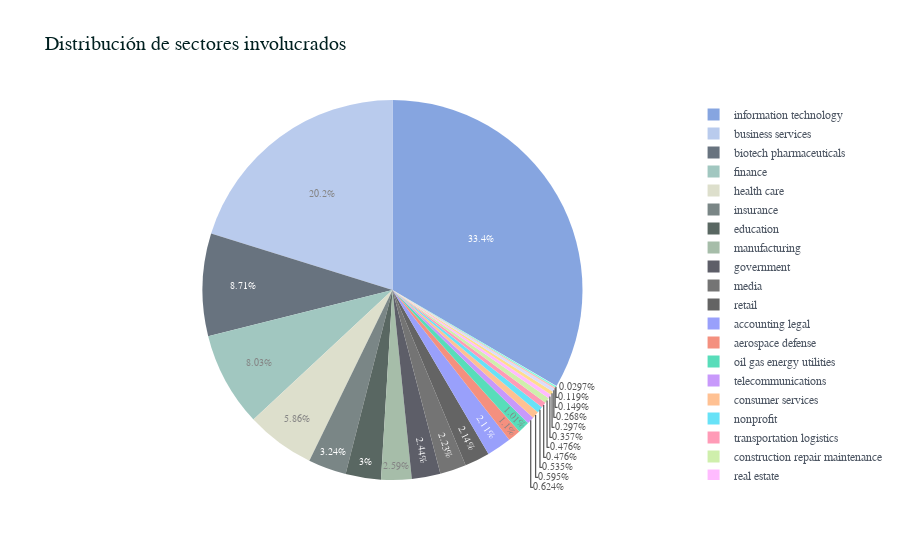

The code cell stored with this chart in its notebook:
### Code cell
my_pie_count(df,'sector','Distribución de sectores involucrados')

### Figure 1 — Plotly figure (JSON) as saved in the notebook; plotly's stock layout.template omitted (floating-point values rounded to 4 significant figures)
{"data": [{"labels": ["information technology", "business services", "biotech pharmaceuticals", "finance", "health care", "insurance", "education", "manufacturing", "government", "media", "retail", "accounting legal", "aerospace defense", "oil gas energy utilities", "telecommunications", "consumer services", "nonprofit", "transportation logistics", "construction repair maintenance", "real estate", "arts entertainment recreation", "restaurants bars food services", "agriculture forestry", "travel tourism", "mining metals"], "marker": {"colors": ["#4676d0", "#95b0e4", "#19293c", "#6faa9f", "#ccceb1", "#344647", "#02160f", "#779a7c", "#070919", "#2b2b2b", "#121212"]}, "name": "", "opacity": 0.65, "textfont": {"size": 10}, "type": "pie", "values": [1124, 679, 293, 270, 197, 109, 101, 87, 82, 75, 72, 71, 37, 34, 21, 20, 18, 16, 16, 12, 10, 9, 5, 4, 1]}], "layout": {"font": {"color": "black", "family": "Courier New, monospace"}, "legend": {"bgcolor": "#FFFFFF", "font": {"color": "#4D5663"}}, "paper_bgcolor": "#FFFFFF", "plot_bgcolor": "#FFFFFF", "title": {"font": {"color": "#002020", "family": "Arial", "size": 20}, "text": "Distribución de sectores involucrados"}}}
